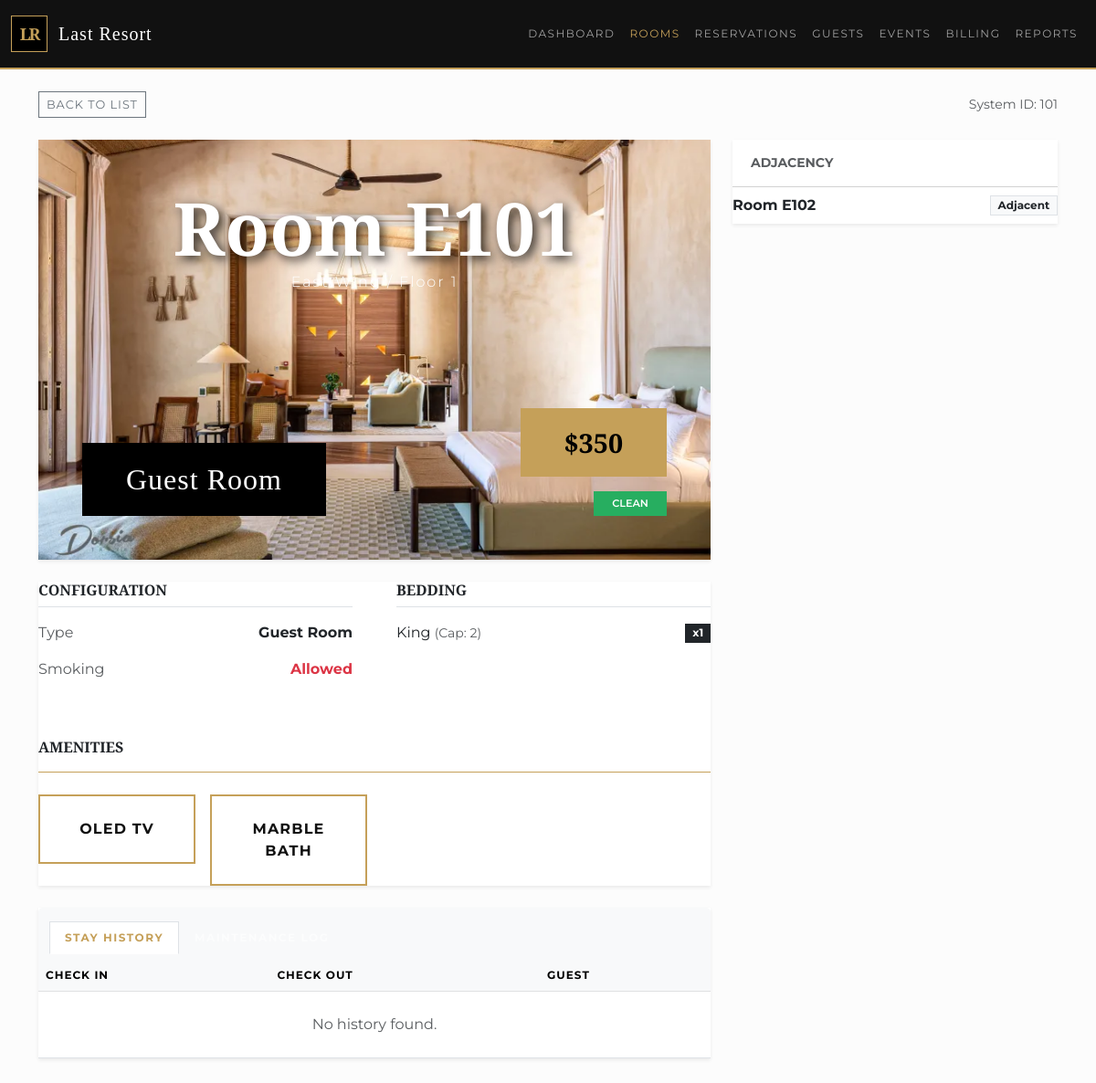
The page /room/101 on the database its author committed.
### tables this page shows
CREATE TABLE room (
    roomId INTEGER PRIMARY KEY,
    floorId INTEGER,
    roomNumber TEXT,
    baseRate REAL,
    currentStatus TEXT, -- Clean, Dirty, Occupied, OOO
    isSmokingRoom BOOLEAN,
    FOREIGN KEY(floorId) REFERENCES floor(floorId)
);

CREATE TABLE wing (
    wingId INTEGER PRIMARY KEY,
    buildingId INTEGER,
    wingName TEXT,
    FOREIGN KEY(buildingId) REFERENCES building(buildingId)
);

CREATE TABLE floor (
    floorId INTEGER PRIMARY KEY,
    wingId INTEGER,
    floorNo INTEGER,
    FOREIGN KEY(wingId) REFERENCES wing(wingId)
);

CREATE TABLE room_function (
    functionCode TEXT PRIMARY KEY, -- SLP, MTG, STE
    name TEXT
);

CREATE TABLE room_has_bed (
    roomId INTEGER,
    bedTypeId INTEGER,
    count INTEGER,
    PRIMARY KEY (roomId, bedTypeId),
    FOREIGN KEY(roomId) REFERENCES room(roomId),
    FOREIGN KEY(bedTypeId) REFERENCES bed_type(bedTypeId)
);

CREATE TABLE bed_type (
    bedTypeId INTEGER PRIMARY KEY,
    name TEXT, -- King, Queen, Double
    capacity INTEGER
);

CREATE TABLE room_fixture (
    fixtureId INTEGER PRIMARY KEY,
    name TEXT
);

CREATE TABLE room_adjacency (
    roomId1 INTEGER,
    roomId2 INTEGER,
    connectionType TEXT, 
    PRIMARY KEY (roomId1, roomId2),
    FOREIGN KEY(roomId1) REFERENCES room(roomId),
    FOREIGN KEY(roomId2) REFERENCES room(roomId)
);

### app.py (the view, shortened to what this page needs)
@app.route('/room/<int:room_id>')
def room_detail(room_id):
    db = get_db()
    room = db.execute("""
        SELECT r.*, f.floorNo, w.wingName, b.name AS buildingName,
               rf.functionCode, rf.name AS funcName
        FROM room r
        JOIN floor f ON r.floorId = f.floorId
        JOIN wing w ON f.wingId = w.wingId
        JOIN building b ON w.buildingId = b.buildingId
        LEFT JOIN room_has_function rhf ON r.roomId = rhf.roomId
        LEFT JOIN room_function rf ON rhf.functionCode = rf.functionCode
        WHERE r.roomId = ?
    """, (room_id,)).fetchone()
    beds = db.execute("""
        SELECT bt.name, bt.capacity, rhb.count
        FROM room_has_bed rhb
        JOIN bed_type bt ON rhb.bedTypeId = bt.bedTypeId
        WHERE rhb.roomId = ?
    """, (room_id,)).fetchall()
    fixtures = db.execute("""
        SELECT DISTINCT fix.fixtureId, fix.name
        FROM room_has_function rhf
        JOIN fixture_by_function fbf ON rhf.functionCode = fbf.functionCode
        JOIN room_fixture fix ON fbf.fixtureId = fix.fixtureId
        WHERE rhf.roomId = ?
        ORDER BY fix.fixtureId
    """, (room_id,)).fetchall()
    adjacencies = db.execute("""
        SELECT r.roomId, r.roomNumber, ra.connectionType
        FROM room_adjacency ra
        JOIN room r ON (ra.roomId1 = r.roomId OR ra.roomId2 = r.roomId)
        WHERE (ra.roomId1 = ? OR ra.roomId2 = ?) AND r.roomId != ?
    """, (room_id, room_id, room_id)).fetchall()
    maintenance = db.execute("""
        SELECT ticketId, issueDescription, status, dateCreated, dateResolved
        FROM maintenance_ticket
        WHERE roomId = ?
        ORDER BY dateCreated DESC
    """, (room_id,)).fetchall()
    history = db.execute("""
        SELECT s.checkInTime, s.checkOutTime,
               COALESCE(pe.firstName || ' ' || pe.lastName, o.orgName) AS guestName
        FROM stay s
        JOIN room_assignment ra ON s.resvId = ra.resvId
        JOIN reservation r ON s.resvId = r.resvId
        JOIN party p ON r.partyId = p.partyId
        LEFT JOIN person pe ON p.partyId = pe.partyId
        LEFT JOIN organization o ON p.partyId = o.partyId
        WHERE ra.roomId = ?
        ORDER BY s.checkInTime DESC
    """, (room_id,)).fetchall()
    return render_template('room_detail.html',
                           room=room, beds=beds, fixtures=fixtures,
                           adjacencies=adjacencies, maintenance=maintenance, history=history,
                           active_page='rooms')

### templates/room_detail.html (shortened to what this page needs)
{% extends "base.html" %}
{% block content %}
<div class="d-flex justify-content-between align-items-center mb-4">
    <a href="/rooms" class="btn btn-outline-secondary btn-sm">Back to List</a>
    <div class="text-muted small">System ID: {{ room.roomId }}</div>
</div>
<div class="row">
    <div class="col-lg-8">
        <div class="card border-0 shadow-sm mb-4 rounded-0 overflow-hidden">
            <div class="position-relative">
                {% set func_code = room.functionCode|default('SLP') %}
                {% set img_map = {
                    'SLP': 'guest_room.jpg',
                    'STE': 'grand_suite.jpg',
                    'MTG': 'meeting_salon.jpg'
                } %}
                {% set img_path = img_map.get(func_code, 'default.jpg') %}
                <img src="{{ url_for('static', filename='images/rooms/' ~ img_path) }}"
                     class="w-100"
                     style="height: 460px; object-fit: cover;"
                     alt="{{ room.funcName }}">
                <div class="position-absolute top-0 start-50 translate-middle-x text-center pt-5 w-100">
                    <h1 class="text-white mb-0" style="font-family: 'Cinzel', serif; font-size: 5rem; text-shadow: 4px 4px 12px rgba(0,0,0,0.8);">
                        Room {{ room.roomNumber }}
                    </h1>
                    <p class="text-white text-opacity-80 fw-light" style="letter-spacing: 2px;">
                        {{ room.wingName }} / Floor {{ room.floorNo }}
                    </p>
                </div>
                <div class="position-absolute bottom-0 start-0 p-5">
                    <div class="bg-black bg-opacity-80 text-white px-5 py-3"
                         style="font-family: 'Cinzel', serif; font-size: 2rem; letter-spacing: 1px;">
                        {{ room.funcName|default('Guest Room') }}
                    </div>
                </div>
                <div class="position-absolute bottom-0 end-0 p-5 text-end">
                    <div class="d-inline-block bg-gold text-black px-5 py-3 mb-3"
                         style="font-size: 1.8rem; font-weight: 700; font-family: 'Cinzel', serif;">
                        ${{ "%.0f"|format(room.baseRate) }}
                    </div>
                    <div class="d-block">
                        <span class="status-badge {% if room.currentStatus=='Clean' %}status-clean{% elif room.currentStatus=='Occupied' %}status-occupied{% else %}status-dirty{% endif %}">
                            {{ room.currentStatus }}
                        </span>
                    </div>
                </div>
            </div>
        </div>
        <div class="card border-0 shadow-sm mb-4 rounded-0">
            <div class="card-body p-5">
                <div class="row g-5 mb-5">
                    <div class="col-md-6">
                        <h6 class="fw-bold text-uppercase mb-3 border-bottom pb-2" style="border-color: var(--primary-gold);">Configuration</h6>
                        <ul class="list-unstyled">
                            <li class="mb-3 d-flex justify-content-between">
                                <span class="text-muted">Type</span>
                                <strong>{{ room.funcName|default('Guest Room') }}</strong>
                            </li>
                            <li class="mb-3 d-flex justify-content-between">
                                <span class="text-muted">Smoking</span>
                                {% if room.isSmokingRoom %}
                                    <span class="text-danger fw-bold">Allowed</span>
                                {% else %}
                                    <span class="text-success fw-bold">Non-Smoking</span>
                                {% endif %}
                            </li>
                        </ul>
                    </div>
                    <div class="col-md-6">
                        <h6 class="fw-bold text-uppercase mb-3 border-bottom pb-2" style="border-color: var(--primary-gold);">Bedding</h6>
                        {% if beds %}
                            {% for bed in beds %}
                            <div class="d-flex justify-content-between align-items-center mb-3">
                                <span>{{ bed.name }} <small class="text-muted">(Cap: {{ bed.capacity }})</small></span>
                                <span class="badge bg-dark rounded-0">x{{ bed.count }}</span>
                            </div>
                            {% endfor %}
                        {% else %}
                            <p class="text-muted fst-italic">Standard Setup</p>
                        {% endif %}
                    </div>
                </div>
                <div class="mt-5">
                    <h6 class="fw-bold text-uppercase mb-4 border-bottom pb-3" style="border-color: var(--primary-gold) !important;">
                        Amenities
                    </h6>
                    {% if fixtures %}
                    <div class="row g-3">
                        {% for fix in fixtures %}
                        <div class="col-6 col-md-4 col-lg-3">
                            <div class="text-center p-4 border border-2 rounded-0 amenity-card"
                                 style="border-color: var(--primary-gold) !important; background: white;">
                                <span class="text-uppercase fw-bold" style="letter-spacing: 1.2px; color: var(--primary-black);">
                                    {{ fix.name }}
                                </span>
                            </div>
                        </div>
                        {% endfor %}
                    </div>
                    {% else %}
                        <p class="text-muted fst-italic">Standard Amenities</p>
                    {% endif %}
                </div>
            </div>
        </div>
        <div class="card border-0 shadow-sm rounded-0">
            <div class="card-header bg-light border-bottom-0 pt-3 px-4">
                <ul class="nav nav-tabs card-header-tabs" id="roomTabs" role="tablist">
                    <li class="nav-item">
                        <button class="nav-link active text-dark fw-bold rounded-0" id="history-tab" data-bs-toggle="tab" data-bs-target="#history">Stay History</button>
                    </li>
                    <li class="nav-item">
                        <button class="nav-link text-dark fw-bold rounded-0" id="maintenance-tab" data-bs-toggle="tab" data-bs-target="#maintenance">Maintenance Log</button>
                    </li>
                </ul>
            </div>
            <div class="card-body p-0">
                <div class="tab-content" id="roomTabsContent">
                    <div class="tab-pane fade show active" id="history" role="tabpanel">
                        <div class="table-responsive">
                            <table class="table table-hover mb-0">
                                <thead class="table-light">
                                    <tr><th>Check In</th><th>Check Out</th><th>Guest</th></tr>
                                </thead>
                                <tbody>
                                    {% for h in history %}
                                    <tr>
                                        <td>{{ h.checkInTime[:10] if h.checkInTime else '-' }}</td>
                                        <td>{{ h.checkOutTime[:10] if h.checkOutTime else 'Current' }}</td>
                                        <td><strong>{{ h.guestName or '—' }}</strong></td>
                                    </tr>
                                    {% else %}
                                    <tr><td colspan="3" class="p-4 text-center text-muted">No history found.</td></tr>
                                    {% endfor %}
                                </tbody>
                            </table>
                        </div>
                    </div>
                </div>
            </div>
        </div>
    </div>
    <div class="col-lg-4">
        <div class="card border-0 shadow-sm rounded-0 mb-4">
            <div class="card-header bg-white fw-bold text-uppercase text-muted small">Adjacency</div>
            <div class="card-body">
                {% if adjacencies %}
                    <ul class="list-group list-group-flush">
                        {% for adj in adjacencies %}
                        <li class="list-group-item d-flex justify-content-between align-items-center px-0">
                            <a href="/room/{{ adj.roomId }}" class="fw-bold text-dark text-decoration-none">Room {{ adj.roomNumber }}</a>
                            <span class="badge bg-light text-dark border rounded-0">{{ adj.connectionType }}</span>
                        </li>
                        {% endfor %}
                    </ul>
                {% else %}
                    <p class="text-muted mb-0 fst-italic text-center py-3">No connected rooms.</p>
                {% endif %}
            </div>
        </div>
    </div>
</div>
{% endblock %}

### templates/base.html (shortened to what this page needs)
<!DOCTYPE html>
<html lang="en">
<head>
    <link href="https://cdn.jsdelivr.net/npm/bootstrap@5.3.0/dist/css/bootstrap.min.css" rel="stylesheet">
    <link rel="stylesheet" href="{{ url_for('static', filename='css/style.css') }}">
</head>
<body>
    <nav class="navbar navbar-expand-lg navbar-dark bg-dark-blue sticky-top">
        <div class="container-fluid">
            <a class="navbar-brand" href="/">
                <div class="logo-box">
                    <span class="logo-text">LR</span>
                </div>
                Last Resort
            </a>
            <div class="collapse navbar-collapse" id="navbarNav">
                <ul class="navbar-nav ms-auto">
                    <li class="nav-item"><a class="nav-link {% if active_page=='dashboard' %}active{% endif %}" href="/">Dashboard</a></li>
                    <li class="nav-item"><a class="nav-link {% if active_page=='rooms' %}active{% endif %}" href="/rooms">Rooms</a></li>
                    <li class="nav-item"><a class="nav-link {% if active_page=='reservations' %}active{% endif %}" href="/reservations">Reservations</a></li>
                    <li class="nav-item"><a class="nav-link {% if active_page=='parties' %}active{% endif %}" href="/parties">Guests</a></li>
                    <li class="nav-item"><a class="nav-link {% if active_page=='events' %}active{% endif %}" href="/events">Events</a></li>
                    <li class="nav-item"><a class="nav-link {% if active_page=='billing' %}active{% endif %}" href="/billing">Billing</a></li>
                    <li class="nav-item"><a class="nav-link {% if active_page=='reports' %}active{% endif %}" href="/reports">Reports</a></li>
                </ul>
            </div>
        </div>
    </nav>
    <div class="container mt-4 mb-5">
        {% block content %}{% endblock %}
    </div>
</body>
</html>

### rows shown on the page
room: roomId "101", roomNumber "E101", baseRate "350", currentStatus "CLEAN"
wing: wingName "East Wing"
floor: floorNo "1"
room_function: funcName "Guest Room"
room_has_bed: name "King", capacity "2", count "1"
room_fixture: name "OLED TV"
room_fixture: name "MARBLE BATH"
room_adjacency: roomNumber "E102", connectionType "Adjacent"
